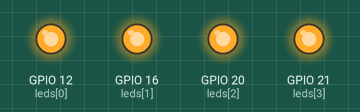
A program run on a simulated Raspberry Pi (BCM pin numbers). Parts: output pins drawn as LEDs (lit = HIGH).

Above: at 3.5 s.
At 6.5 s:
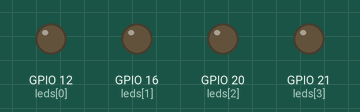
Timing chart, 0 to 7.6 s (numbered marks = the images above):
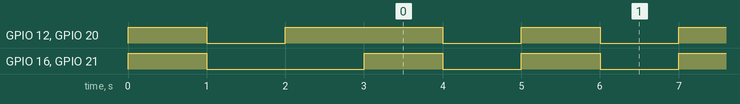

The program:

ex01.py
```python
from gpiozero import LEDBoard
from time import sleep
from signal import pause

leds = LEDBoard(12, 16, 20, 21)

leds.on()
sleep(1)
leds.off()
sleep(1)

leds.value = (1, 0, 1, 0)
sleep(1)
leds.blink()

pause()
```

Measured:
- by itself, GPIO 12 (leds[0]), GPIO 20 (leds[2]): goes LOW 1.0 s, HIGH 2.0 s, 62 × (LOW 1.0 s, HIGH 1.0 s), LOW 1.0 s, then HIGH
- by itself, GPIO 16 (leds[1]), GPIO 21 (leds[3]): repeats every 2.0 s: HIGH 1.0 s, LOW 1.0 s
- by itself, everything shown: repeats every 2.0 s, in 4 steps
